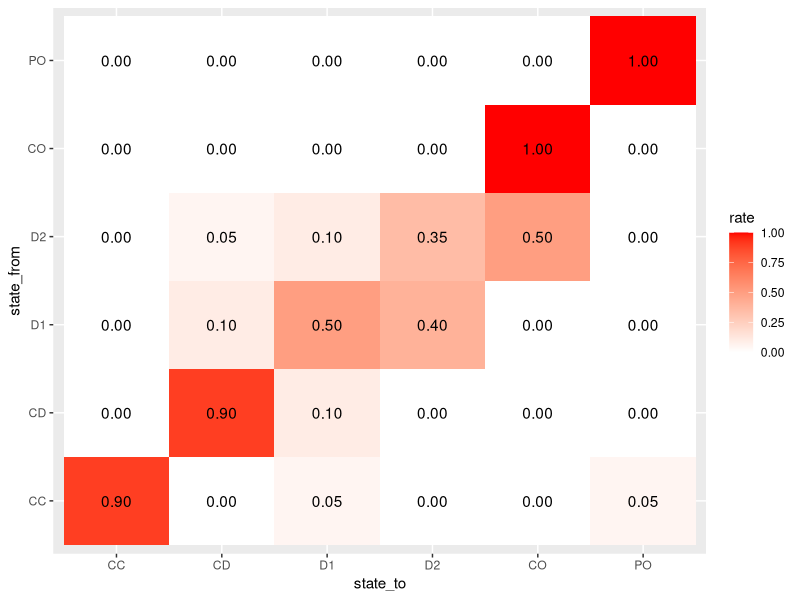
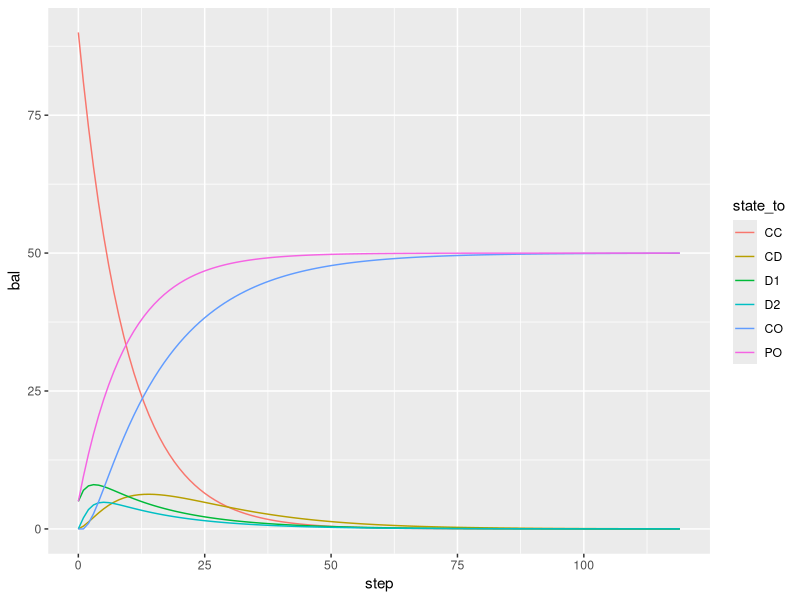
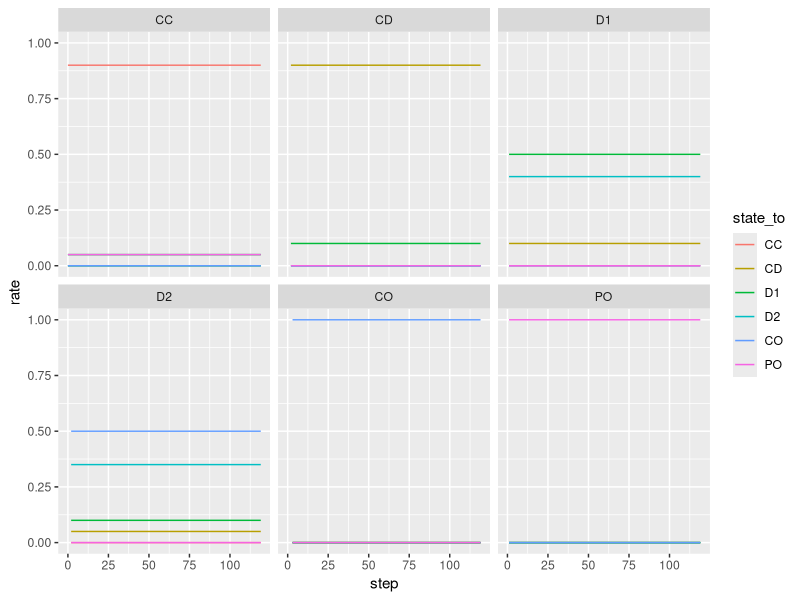
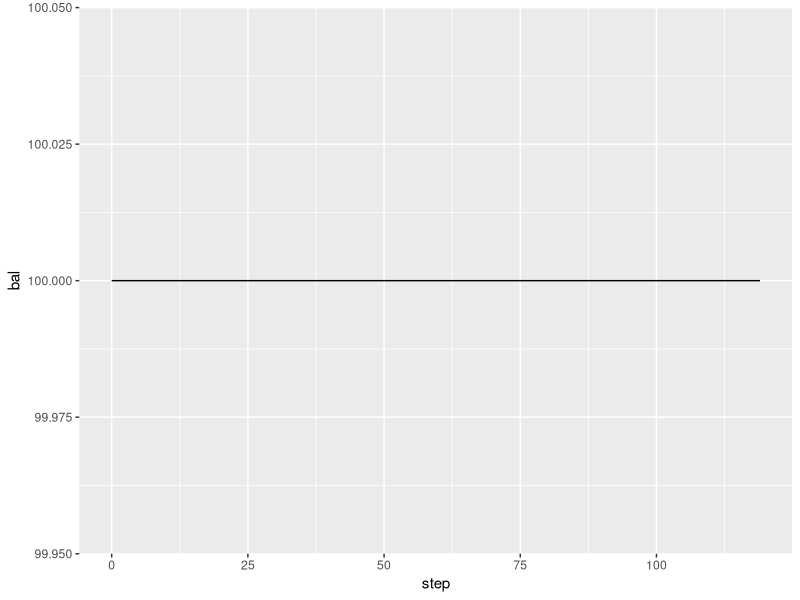
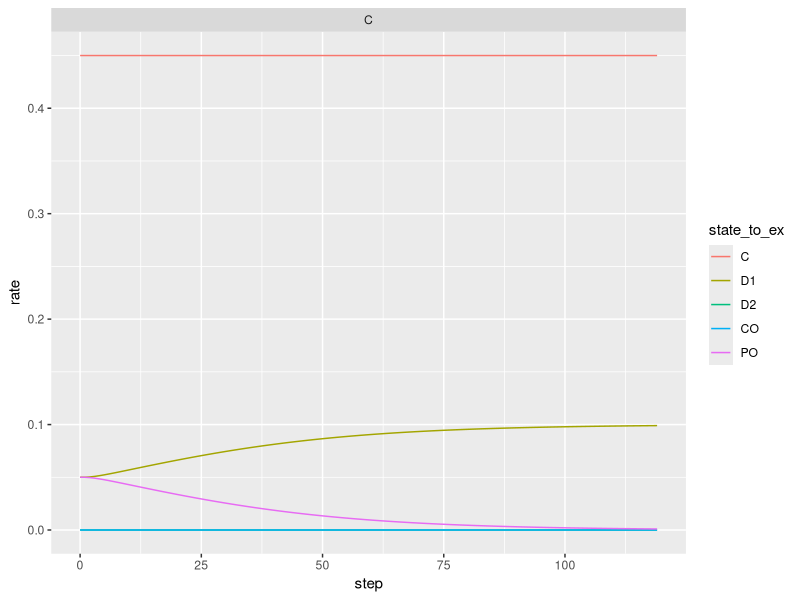
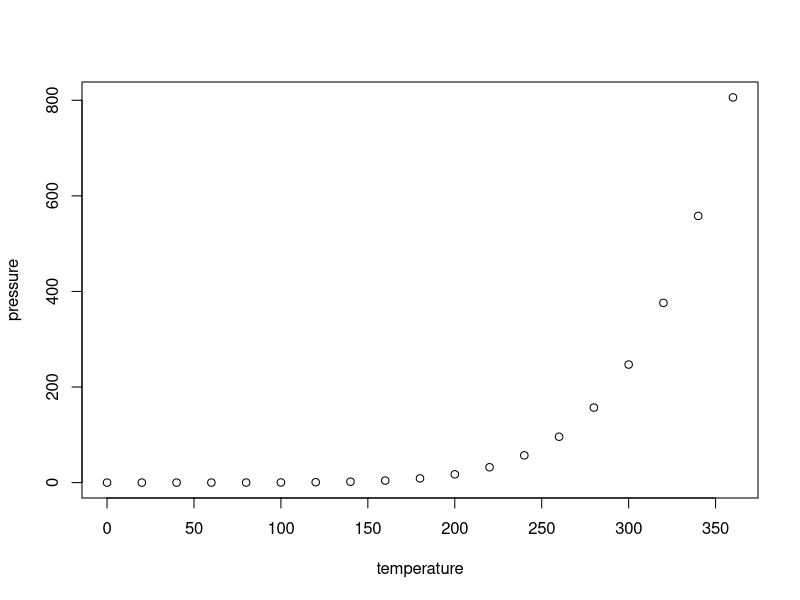

Source code (R) for these figures, in order:
## ---- chunk 1
knitr::opts_chunk$set(echo = TRUE)

library(data.table)
library(ggplot2)
library(expm)   
library(foreach)
library(forcats)
## ---- chunk 2
steps = 120
accounts = 2 #accounts

states = c('CC', 'CD', 'D1', 'D2', 'CO', 'PO')

tr_matrix = matrix(c(0.9, 0.0,  0.05, 0.0, 0.0, 0.05, 
                     0.0, 0.9,  0.10, 0.0, 0.0, 0.00,
                     0.0, 0.1,  0.5, 0.4, 0.0, 0.00,
                     0.0, 0.05, 0.1, 0.35, 0.5, 0.00,
                     0.0, 0.0, 0.0, 0.0, 1.0, 0.00,
                     0.0, 0.0, 0.0, 0.0, 0.0, 1.0), ncol = length(states), byrow = TRUE) 
rownames(tr_matrix)<-states
colnames(tr_matrix)<-states

rowSums(tr_matrix)
tm = t(apply(tr_matrix, 1, cumsum))

df_tr = data.table(reshape2::melt(tr_matrix) )
names(df_tr)<-c('state_from', 'state_to', 'rate')
df_tr[, .(total=sum(rate)),  by = state_from]

#transition matrix
ggplot(df_tr,aes(state_to, state_from, fill = rate, label = sprintf('%.2f', rate)) ) + geom_tile() + geom_text() + scale_fill_gradient(low = "white", high = "red" )


c(1, 0, 0, 0, 0, 0) %*% (tr_matrix %^% 100) #matrix mulpilication form

#eigen(tr_matrix)

#simulate transitions
df_bal = data.table(state_from = states, bal_from = c(100, 0, 0, 0, 0, 0))

df = foreach(i = 1:steps, .combine = 'rbind') %do% {
  df1 = df_tr[df_bal, on = 'state_from']
  df1[, bal := rate * bal_from]
  df1[, step:=i-1]
  df_bal = df1[, .(bal_from = sum(bal)), by = .('state_from' = state_to )]
  return (df1)
}

#bal_from - population of state_from before the transition
#bal - pupulation that was transitioned

# 
df[step==1,]
df[, .(.N, rate = mean(rate), rate_est = sum(bal)/sum(bal_from) ), by = .(state_from, state_to )]

#period begin balances
df[,.(bal = sum(bal)), by =.(step,  state_from)] 

#period end balances
df[,.(bal = sum(bal)), by =.(step,  state_to)] 

#balances
ggplot(df[,.(bal = sum(bal)), by =.(step,  state_to)], aes(step, bal, group = state_to, color = state_to)) + geom_line()
#rates
ggplot(df[,.(rate = sum(bal)/sum(bal_from)), by =.(step,  state_to, state_from)], aes(step, rate, group = state_to, color = state_to)) + geom_line() + facet_wrap(~state_from)

#total balance
ggplot(df[,.(bal = sum(bal)), by =.(step)], aes(step, bal)) + geom_line()

#no clean dirty
df[, state_from_ex := fct_recode(state_from, C = "CC", C = "CD")]
df[, state_to_ex := fct_recode(state_to, C = "CC", C = "CD")]

ggplot(df[state_from_ex == 'C',.(rate = sum(bal)/sum(bal_from)), by =.(step,  state_to_ex, state_from_ex)], aes(step, rate, group = state_to_ex, color = state_to_ex)) + geom_line() + facet_wrap(~state_from_ex)

## ---- chunk 3
plot(pressure)
